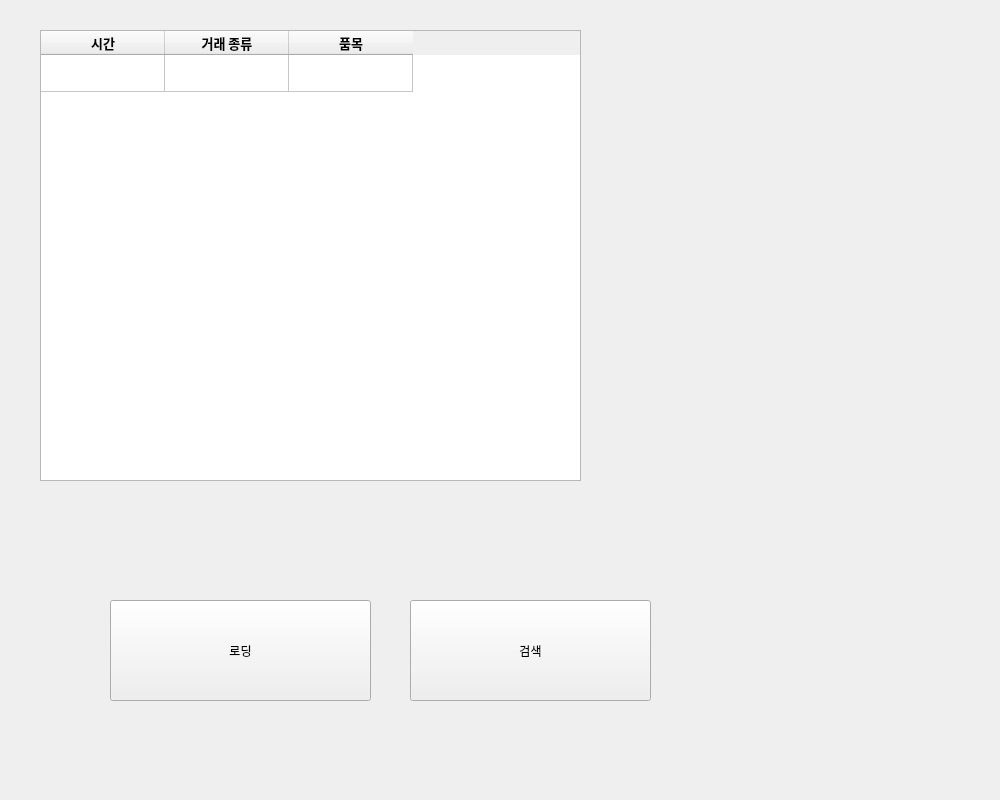
<?xml version="1.0" encoding="UTF-8"?>
<ui version="4.0">
 <class>dialog_Main</class>
 <widget class="QDialog" name="dialog_Main">
  <property name="geometry">
   <rect>
    <x>0</x>
    <y>0</y>
    <width>1000</width>
    <height>800</height>
   </rect>
  </property>
  <property name="baseSize">
   <size>
    <width>1000</width>
    <height>800</height>
   </size>
  </property>
  <property name="windowTitle">
   <string>재고 관리</string>
  </property>
  <widget class="QTableWidget" name="QTable_time">
   <property name="geometry">
    <rect>
     <x>40</x>
     <y>30</y>
     <width>541</width>
     <height>451</height>
    </rect>
   </property>
   <property name="font">
    <font>
     <family>나눔고딕</family>
     <pointsize>10</pointsize>
     <weight>50</weight>
     <bold>false</bold>
    </font>
   </property>
   <property name="editTriggers">
    <set>QAbstractItemView::NoEditTriggers</set>
   </property>
   <property name="tabKeyNavigation">
    <bool>true</bool>
   </property>
   <property name="showGrid">
    <bool>true</bool>
   </property>
   <property name="gridStyle">
    <enum>Qt::SolidLine</enum>
   </property>
   <property name="sortingEnabled">
    <bool>false</bool>
   </property>
   <property name="wordWrap">
    <bool>true</bool>
   </property>
   <property name="cornerButtonEnabled">
    <bool>true</bool>
   </property>
   <property name="rowCount">
    <number>1</number>
   </property>
   <property name="columnCount">
    <number>3</number>
   </property>
   <attribute name="horizontalHeaderVisible">
    <bool>true</bool>
   </attribute>
   <attribute name="horizontalHeaderCascadingSectionResizes">
    <bool>false</bool>
   </attribute>
   <attribute name="horizontalHeaderDefaultSectionSize">
    <number>124</number>
   </attribute>
   <attribute name="horizontalHeaderHighlightSections">
    <bool>true</bool>
   </attribute>
   <attribute name="horizontalHeaderMinimumSectionSize">
    <number>27</number>
   </attribute>
   <attribute name="verticalHeaderVisible">
    <bool>false</bool>
   </attribute>
   <attribute name="verticalHeaderDefaultSectionSize">
    <number>37</number>
   </attribute>
   <row/>
   <column>
    <property name="text">
     <string>시간</string>
    </property>
    <property name="font">
     <font>
      <family>나눔고딕</family>
      <pointsize>10</pointsize>
      <weight>75</weight>
      <bold>true</bold>
     </font>
    </property>
    <property name="textAlignment">
     <set>AlignCenter</set>
    </property>
   </column>
   <column>
    <property name="text">
     <string>거래 종류</string>
    </property>
    <property name="font">
     <font>
      <family>나눔고딕</family>
      <pointsize>10</pointsize>
      <weight>75</weight>
      <bold>true</bold>
     </font>
    </property>
    <property name="textAlignment">
     <set>AlignCenter</set>
    </property>
   </column>
   <column>
    <property name="text">
     <string>품목</string>
    </property>
    <property name="font">
     <font>
      <family>나눔고딕</family>
      <pointsize>10</pointsize>
      <weight>75</weight>
      <bold>true</bold>
     </font>
    </property>
    <property name="textAlignment">
     <set>AlignCenter</set>
    </property>
   </column>
   <item row="0" column="0">
    <property name="text">
     <string/>
    </property>
   </item>
  </widget>
  <widget class="QPushButton" name="QBtn_road">
   <property name="geometry">
    <rect>
     <x>110</x>
     <y>600</y>
     <width>261</width>
     <height>101</height>
    </rect>
   </property>
   <property name="text">
    <string>로딩</string>
   </property>
   <property name="autoDefault">
    <bool>false</bool>
   </property>
  </widget>
  <widget class="QPushButton" name="QBtn_search">
   <property name="geometry">
    <rect>
     <x>410</x>
     <y>600</y>
     <width>241</width>
     <height>101</height>
    </rect>
   </property>
   <property name="text">
    <string>검색</string>
   </property>
   <property name="autoDefault">
    <bool>false</bool>
   </property>
   <property name="default">
    <bool>false</bool>
   </property>
  </widget>
 </widget>
 <resources/>
 <connections/>
</ui>
